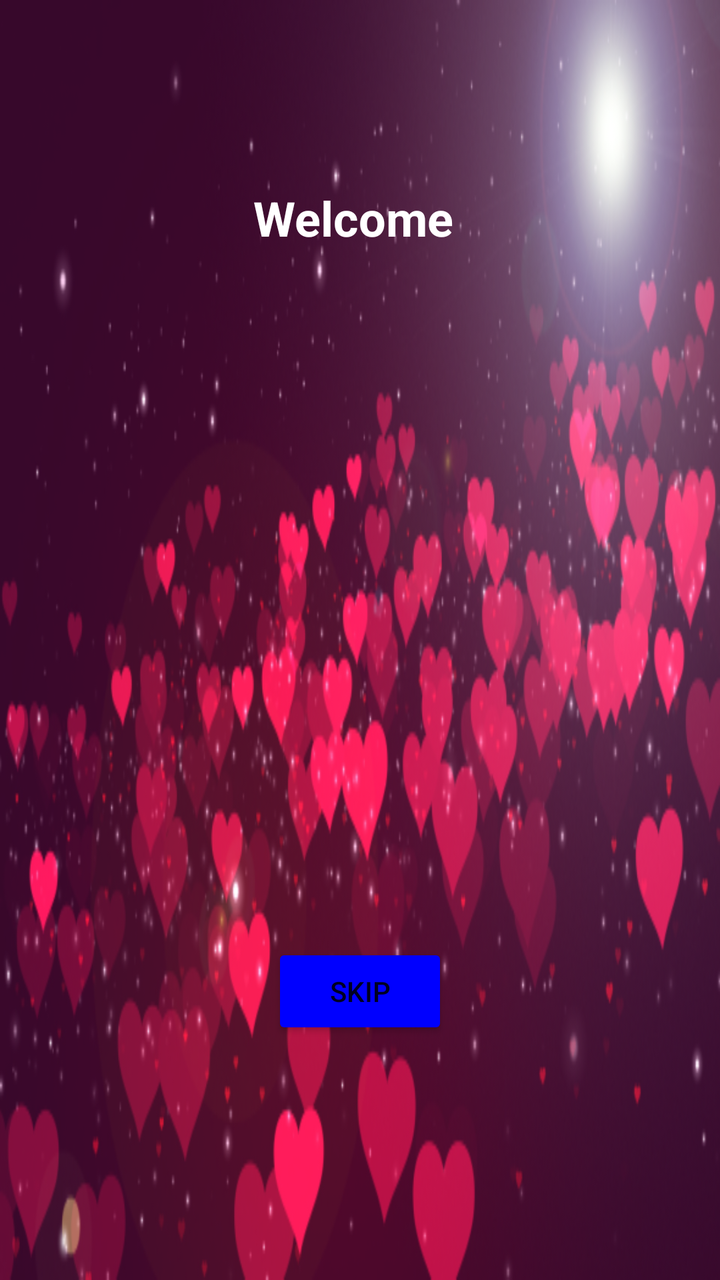
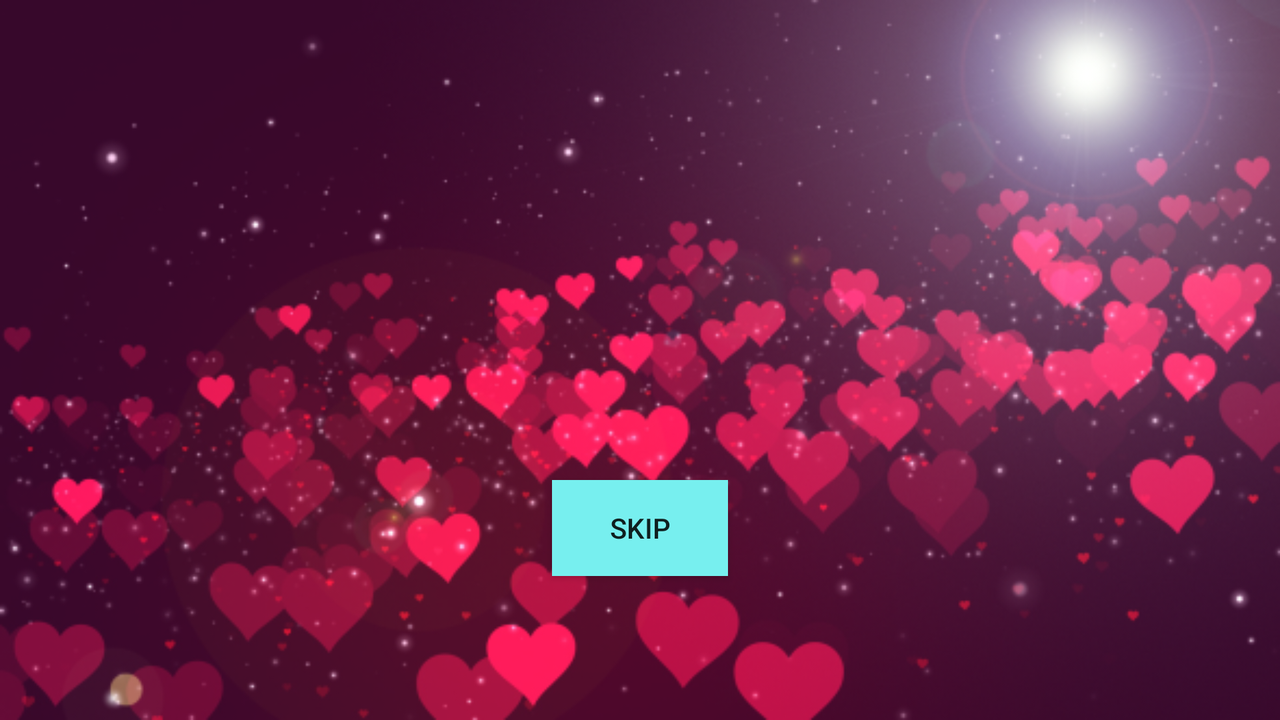

Two renders of one Android screen. The first uses the default layout on a phone; the second uses the alternative layout the repository ships for a different screen configuration, on a matching device. The two XML files are below.
<!-- AndroidManifest.xml: application theme AppTheme2 -->
<!-- res/layout/activity_welcome_page.xml -->
<?xml version="1.0" encoding="utf-8"?>
<android.support.constraint.ConstraintLayout xmlns:android="http://schemas.android.com/apk/res/android"
    xmlns:app="http://schemas.android.com/apk/res-auto"
    xmlns:tools="http://schemas.android.com/tools"
    android:layout_width="match_parent"
    android:layout_height="match_parent"


    android:background="@drawable/bg"
    tools:context="com.example.faraz098.mines.WelcomePage"
    tools:layout_editor_absoluteY="73dp"
    tools:layout_editor_absoluteX="0dp">


    <ImageView
        android:id="@+id/imageView"
        android:layout_width="183dp"
        android:layout_height="303dp"
        app:layout_constraintLeft_toLeftOf="parent"
        app:layout_constraintRight_toRightOf="parent"
        app:srcCompat="@drawable/heartsy"
        tools:layout_constraintBottom_creator="1"
        tools:layout_constraintLeft_creator="1"
        tools:layout_constraintRight_creator="1"
        tools:layout_constraintTop_creator="1"
        app:layout_constraintBottom_toBottomOf="parent"
        app:layout_constraintTop_toTopOf="parent" />

    <TextView
        android:id="@+id/txtww"
        android:layout_width="107dp"
        android:layout_height="54dp"
        android:text="@string/welcome"
        android:textColor="@color/white"
        android:textSize="24sp"
        android:textStyle="bold"
        tools:layout_constraintRight_creator="1"
        tools:layout_constraintBottom_creator="1"
        app:layout_constraintBottom_toTopOf="@+id/imageView"
        app:layout_constraintRight_toRightOf="parent"
        tools:layout_constraintLeft_creator="1"
        android:layout_marginBottom="22dp"
        app:layout_constraintLeft_toLeftOf="parent" />

    <Button
        android:id="@+id/btnRound"
        android:layout_width="wrap_content"
        android:layout_height="wrap_content"
        android:backgroundTint="@color/blue"
        android:text="@string/skip"
        app:layout_constraintLeft_toLeftOf="parent"
        app:layout_constraintRight_toRightOf="parent"
        app:layout_constraintTop_toBottomOf="@+id/imageView"
        tools:layout_constraintLeft_creator="1"
        tools:layout_constraintRight_creator="1"
        tools:layout_constraintTop_creator="1" />


</android.support.constraint.ConstraintLayout>
<!-- resources referenced by this layout -->
<resources>
  <color name="blue">#0000FF</color>
  <color name="white">#ffffff</color>
  <!-- drawable bg: png bitmap (drawable, 199099 bytes) -->
  <string name="skip">Skip</string>
  <string name="welcome">Welcome</string>
  <style name="AppTheme2" parent="Base.Theme.AppCompat.Light.DarkActionBar">
          
          <item name="colorPrimary">@color/backgroundtheme</item>
          <item name="colorPrimaryDark">@color/colorPrimaryDark</item>
          <item name="colorAccent">@color/colorAccent</item>
      </style>
  <color name="backgroundtheme">#3A0B2D</color>
</resources>
<!-- res/layout-land/activity_welcome_page.xml (the author's variant of the layout above) -->
<!-- drawn on the phone turned sideways -->
<?xml version="1.0" encoding="utf-8"?>
<android.support.constraint.ConstraintLayout xmlns:android="http://schemas.android.com/apk/res/android"
    xmlns:app="http://schemas.android.com/apk/res-auto"
    xmlns:tools="http://schemas.android.com/tools"
    android:layout_width="match_parent"
    android:layout_height="match_parent"


    android:background="@drawable/bg"
    tools:context="com.example.faraz098.mines.WelcomePage"
    tools:layout_editor_absoluteY="73dp"
    tools:layout_editor_absoluteX="0dp">


    <ImageView
        android:id="@+id/imageView"
        android:layout_width="135dp"
        android:layout_height="106dp"
        app:layout_constraintBottom_toBottomOf="parent"
        app:layout_constraintHorizontal_bias="0.501"
        app:layout_constraintLeft_toLeftOf="parent"
        app:layout_constraintRight_toRightOf="parent"
        app:layout_constraintTop_toTopOf="parent"
        app:layout_constraintVertical_bias="0.078"
        app:srcCompat="@drawable/heartsy"
        tools:layout_constraintBottom_creator="1"
        tools:layout_constraintLeft_creator="1"
        tools:layout_constraintRight_creator="1"
        tools:layout_constraintTop_creator="1" />

    <Button
        android:id="@+id/btnRound"
        android:layout_width="wrap_content"
        android:layout_height="wrap_content"
        android:background="@color/aqua"

        android:text="@string/skip1"
        tools:layout_constraintRight_creator="1"
        tools:layout_constraintBottom_creator="1"
        app:layout_constraintBottom_toBottomOf="parent"
        app:layout_constraintRight_toRightOf="parent"
        tools:layout_constraintLeft_creator="1"
        android:layout_marginBottom="72dp"
        app:layout_constraintLeft_toLeftOf="parent" />


</android.support.constraint.ConstraintLayout>
<!-- resources referenced by the variant -->
<!-- as the phone turned sideways resolves them -->
<resources>
  <color name="aqua">#77efef</color>
  <!-- drawable bg: png bitmap (drawable, 199099 bytes) -->
  <string name="skip1">Skip</string>
  <style name="AppTheme2" parent="Base.Theme.AppCompat.Light.DarkActionBar">
          
          <item name="colorPrimary">@color/backgroundtheme</item>
          <item name="colorPrimaryDark">@color/colorPrimaryDark</item>
          <item name="colorAccent">@color/colorAccent</item>
      </style>
  <color name="backgroundtheme">#3A0B2D</color>
</resources>
